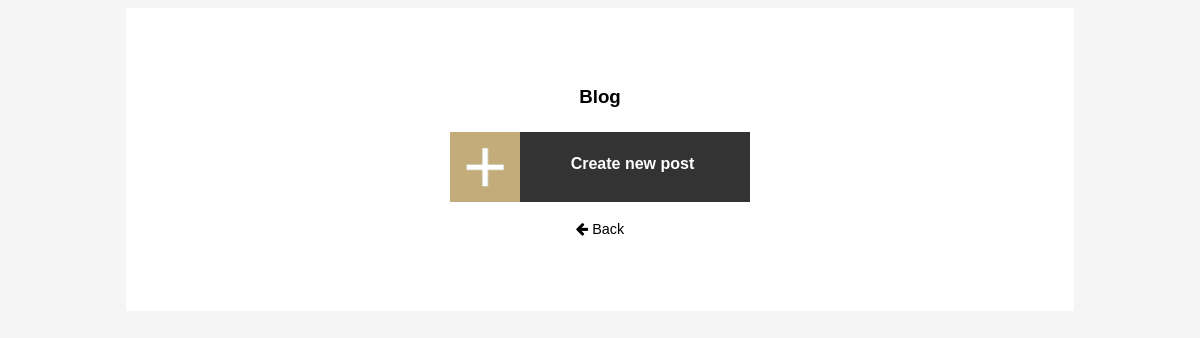
Before: /admin/admin-blog.php with the older database file.
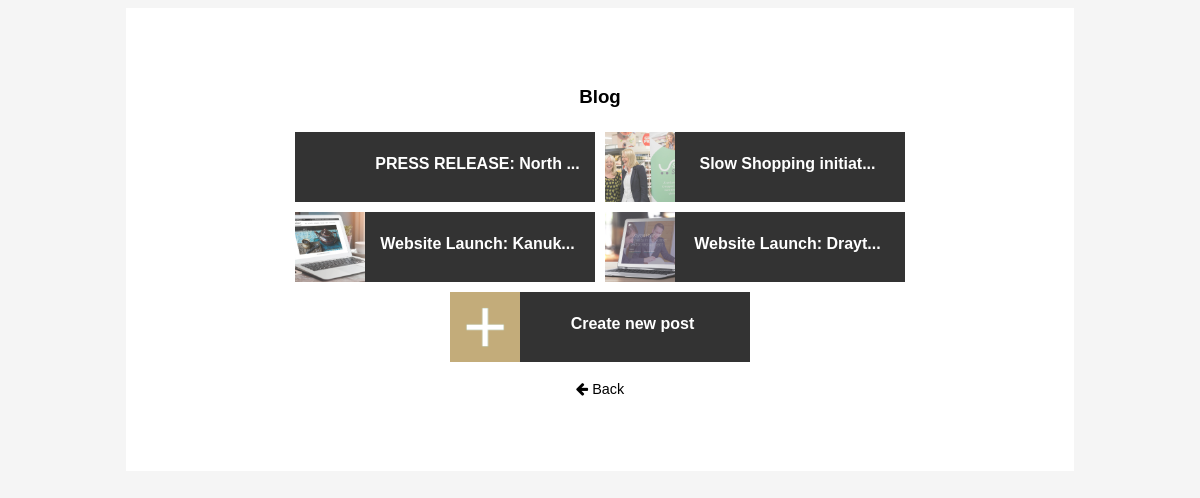
After: the same page with the newer database file.
### tables this page shows
CREATE TABLE `blog` (
  `id` int(8) NOT NULL,
  `datetime` datetime NOT NULL,
  `title` varchar(256) NOT NULL,
  `description` varchar(5000) NOT NULL,
  `summary` varchar(1000) NOT NULL,
  `image` varchar(255) NOT NULL DEFAULT 'images/blog/default.jpg'
);

### admin/admin-blog.php (the view, shortened to what this page needs)
<?php include_once "../scripts/connector.php"; ?>
<!DOCTYPE html>
<html lang="en">
<head>
    <link rel="stylesheet" href="https://maxcdn.bootstrapcdn.com/font-awesome/4.5.0/css/font-awesome.min.css" />
	<link rel="stylesheet" type="text/css" href="css/admin.css" />
</head>
<body>
 <div class="admin-container">
  <h3>Blog</h3>
   <?php
        $sql = "SELECT * FROM blog ORDER BY datetime DESC";
        $result = mysqli_query($dbconnect, $sql);
		while($row = mysqli_fetch_array($result)){
			echo "<a title='" . $row["title"] . "' href='admin-blog-updateform.php?id=" . $row["id"] . "'>";
            echo "<div class='admin-work-button'><div class='admin-work-thumbnail' style='background: url(../" . $row["image"] . ") center; background-size: cover'></div><h4 class='admin-work-text'>" . substr($row["title"], 0, 21) . "...</h4></div></a>";
        }
    ?>
    <a class="admin-add-button admin-work-button" href="add-blogpost-form.php">
        <div class="admin-add-button-thumbnail admin-work-thumbnail"></div>
        <h4 class="admin-work-text">Create new post</h4>
    </a>
    <br>
    <a href="index.php"><p><i class="fa fa-arrow-left" aria-hidden="true"></i> Back</p></a>
    </div>
    </body>
</html>

Changed rows visible on the page:
added blog: title "PRESS RELEASE: North"
added blog: image (picture), title "Slow Shopping initiat"
added blog: image (picture), title "Website Launch: Kanuk"
added blog: image (picture), title "Website Launch: Drayt"
